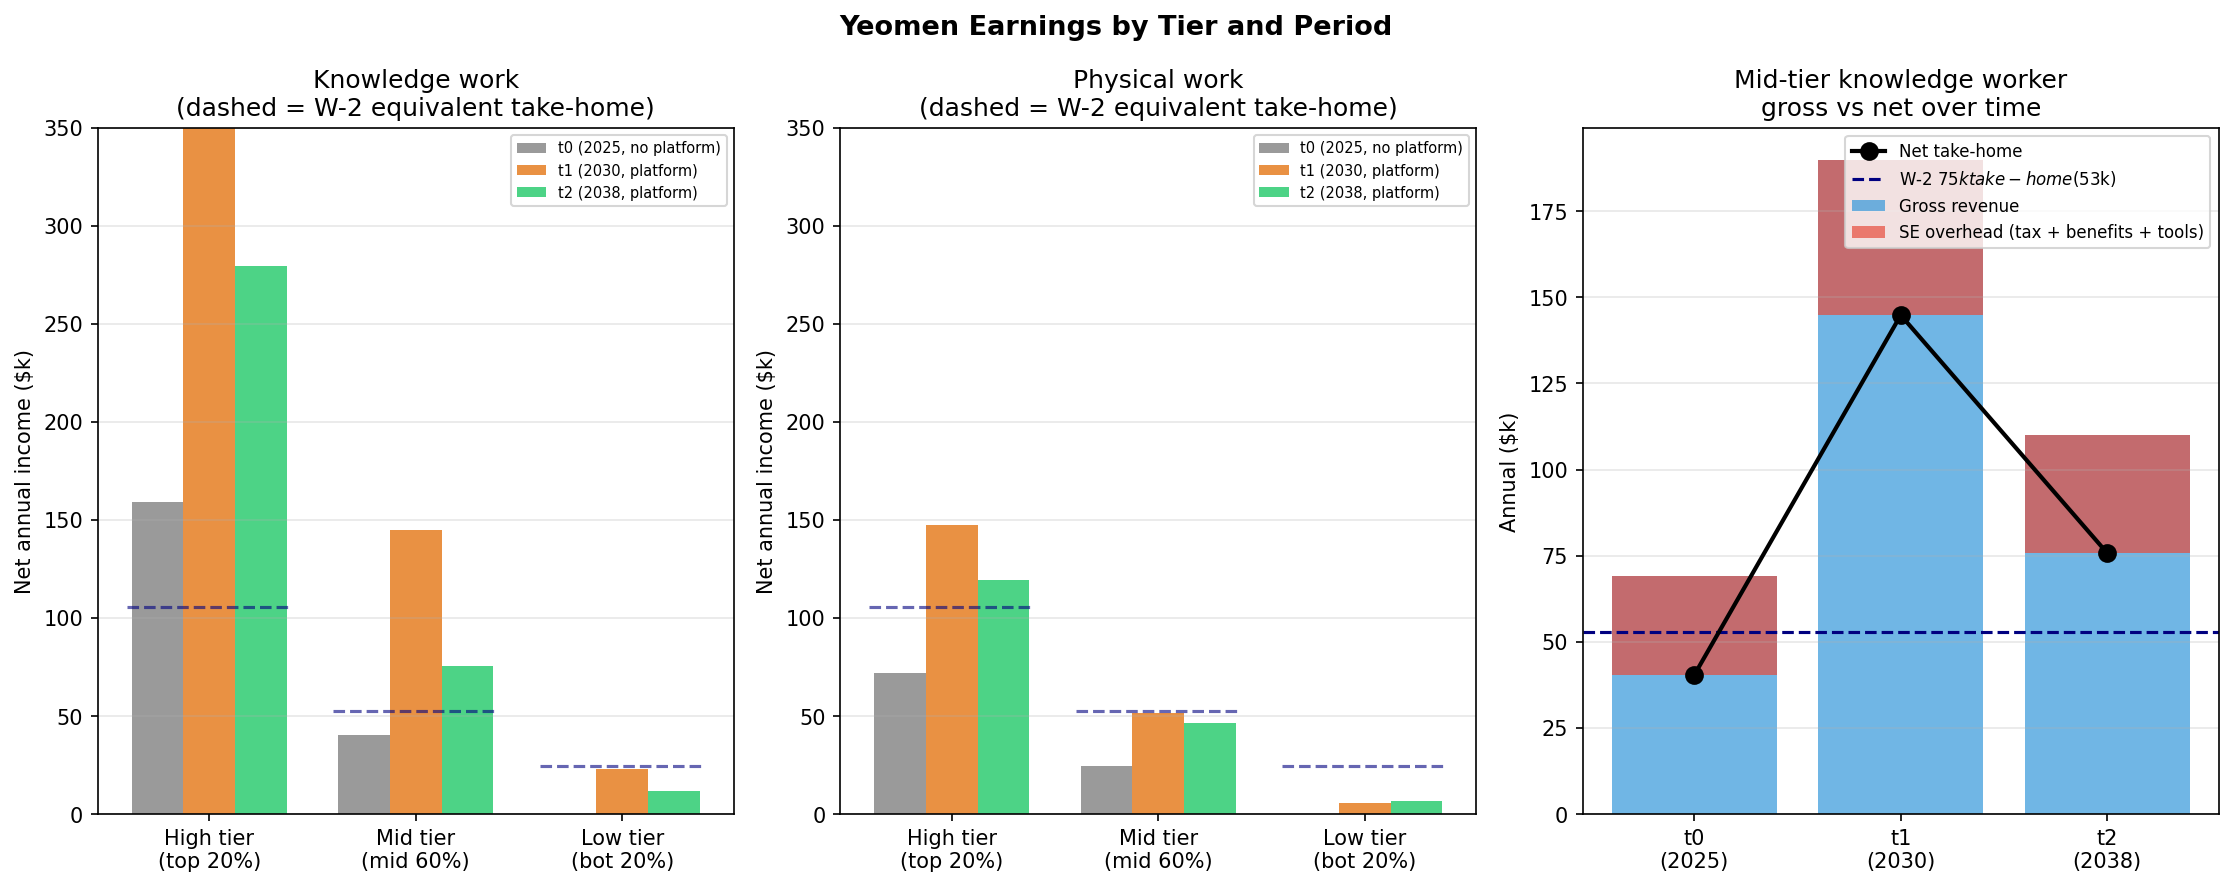

Write the Python code that produced this figure.
"""
Yeomen Earnings Estimator
==========================
What do independent operators actually take home under different conditions?

Three periods:
  t0  2025  — pre-AI yeoman (current freelance baseline)
  t1  2030  — early AI adoption, productivity gains not yet competed away
  t2  2038  — mature AI market, competitive equilibration mostly complete

Three skill tiers:
  High    top 20% — deep domain expertise, reputation, specialised judgment
  Mid     middle 60% — competent generalists, moderate differentiation
  Low     bottom 20% — commodity tasks, low differentiation

Physical and knowledge work treated separately.

Key output: net annual income after SE tax, benefits, tools, utilisation drag.
Compare to: W-2 equivalent (what the employer pays vs what worker takes home).
"""

import numpy as np
import pandas as pd
import matplotlib.pyplot as plt
import matplotlib.ticker as mtick

# ---------------------------------------------------------------------------
# Parameters
# ---------------------------------------------------------------------------

# Billable hours per week (of 40hr working week)
# Low = lots of BD, gaps, admin. High = established pipeline, platform helps.
UTILISATION = {
    "t0_no_platform":   {"low": 0.35, "mid": 0.48, "high": 0.58},
    "t1_with_platform": {"low": 0.50, "mid": 0.62, "high": 0.70},
    "t2_with_platform": {"low": 0.55, "mid": 0.65, "high": 0.72},
}
WORKING_WEEKS = 48   # 4 weeks off/sick/etc

# SE overhead (as fraction of gross, then fixed costs)
SE_TAX_RATE        = 0.153   # self-employment tax (both halves)
SE_TAX_DEDUCTIBLE  = 0.50    # SE tax is 50% deductible → effective ~11.5%
HEALTH_INS_ANNUAL  = 9_000   # individual market, mid-tier plan (2025 USD)
RETIREMENT_ANNUAL  = 4_000   # rough self-funded retirement saving
TOOLS_ANNUAL       = 4_500   # AI APIs + software + subscriptions
PROFESSIONAL_COSTS = 2_000   # accounting, legal, professional memberships

SE_FIXED_OVERHEAD = HEALTH_INS_ANNUAL + RETIREMENT_ANNUAL + TOOLS_ANNUAL + PROFESSIONAL_COSTS

# AI productivity multiplier on output per billable hour
# How much MORE output can an AI-augmented operator deliver vs pre-AI?
# High skill: AI handles 60-70% of execution, operator handles judgment/client → big leverage
# Mid: AI handles 40-50% → moderate leverage
# Low: tasks mostly automated away; remaining yeoman work is the judgment layer → complex
AI_OUTPUT_MULT = {
    "t0": {"high": 1.0, "mid": 1.0, "low": 1.0},   # baseline
    "t1": {"high": 3.5, "mid": 2.5, "low": 1.8},   # early AI: gains not competed away
    "t2": {"high": 2.0, "mid": 1.5, "low": 1.2},   # mature: competition compresses margins
                                                      # but operators still somewhat ahead of W-2
}

# Price competition factor: how much of the productivity gain is passed to buyers?
# 0 = operator keeps all gain (monopoly / early mover)
# 1 = all gain passed to buyers (perfect competition)
PRICE_COMPETITION = {
    "t0": 0.0,    # no AI to compete on
    "t1": 0.25,   # early adopters keep most of gain
    "t2": 0.65,   # mostly competed away, but differentiation still matters
}

# ---------------------------------------------------------------------------
# Hourly rates — knowledge work
# (Current market rates for independent consultants, pre-AI multiplier)
# ---------------------------------------------------------------------------
KNOW_RATES_T0 = {
    "high": 185,   # senior consultant / specialist: $150-220/hr
    "mid":   75,   # generalist analyst / developer: $55-95/hr
    "low":   32,   # commodity writing / basic tasks: $20-45/hr
}

# ---------------------------------------------------------------------------
# Hourly rates — physical work
# (Skilled trades, less AI-augmentable but still benefits from AI routing,
#  diagnostics, quoting, materials optimisation)
# ---------------------------------------------------------------------------
PHYS_RATES_T0 = {
    "high":  95,   # master electrician / HVAC specialist: $80-120/hr
    "mid":   55,   # general contractor / plumber: $45-70/hr
    "low":   28,   # unskilled physical: $22-35/hr
}
PHYS_AI_MULT = {
    "t0": {"high": 1.0, "mid": 1.0, "low": 1.0},
    "t1": {"high": 1.6, "mid": 1.3, "low": 1.1},   # diagnostic + quoting AI
    "t2": {"high": 1.4, "mid": 1.2, "low": 1.05},
}
PHYS_PRICE_COMPETITION = {"t0": 0.0, "t1": 0.15, "t2": 0.45}

# ---------------------------------------------------------------------------
# Core calculation
# ---------------------------------------------------------------------------

def compute_earnings(
    base_rate: float,
    ai_mult: float,
    price_competition: float,
    utilisation: float,
    working_weeks: int = WORKING_WEEKS,
) -> dict:
    """
    Compute gross and net annual earnings for one operator.

    The effective rate = base_rate × AI_mult × (1 - fraction_passed_to_buyers)
    But AI also allows MORE clients at the SAME rate → utilisation rises.
    We model this as: effective rate stays at base × partial_capture,
    but the utilisation rate itself already incorporates the throughput benefit.
    """
    hours_per_week = 40
    billable_hours  = hours_per_week * utilisation * working_weeks

    # Rate after AI productivity × competitive pass-through
    effective_rate = base_rate * (1 + (ai_mult - 1) * (1 - price_competition))

    gross = effective_rate * billable_hours

    # SE overhead
    se_tax  = gross * SE_TAX_RATE * (1 - SE_TAX_DEDUCTIBLE * 0.25)  # simplified tax benefit
    net     = gross - se_tax - SE_FIXED_OVERHEAD

    return {
        "effective_rate":   effective_rate,
        "billable_hours":   billable_hours,
        "gross_annual":     gross,
        "se_tax":           se_tax,
        "fixed_overhead":   SE_FIXED_OVERHEAD,
        "net_annual":       max(net, 0),
        "net_hourly":       max(net, 0) / billable_hours if billable_hours > 0 else 0,
    }


def w2_net(gross_salary: float) -> float:
    """Employee take-home after income tax + employee FICA (no employer costs)."""
    employee_fica = gross_salary * 0.0765
    income_tax    = gross_salary * 0.22   # rough effective rate at these income levels
    return gross_salary - employee_fica - income_tax


def w2_employer_cost(gross_salary: float, office: str = "hybrid") -> float:
    """Total employer cost for a W-2 hire — what the company actually pays."""
    sqft_cost = {"remote": 0, "hybrid": 75 * 45, "office": 150 * 45}[office]
    return (gross_salary
            * (1 + 0.0765 + 0.015 + 0.01 + 0.04 + 0.096 + 0.15)
            + 8_700 + 2_500 + 1_500 + 3_000 + sqft_cost)


# ---------------------------------------------------------------------------
# Build full earnings table
# ---------------------------------------------------------------------------

def build_table():
    periods = {
        "t0 (2025, no platform)": ("t0", "t0_no_platform"),
        "t1 (2030, with platform)": ("t1", "t1_with_platform"),
        "t2 (2038, with platform)": ("t2", "t2_with_platform"),
    }
    tiers = ["high", "mid", "low"]

    rows = []
    for period_label, (t, util_key) in periods.items():
        for tier in tiers:
            util = UTILISATION[util_key][tier]

            # Knowledge work
            k = compute_earnings(
                KNOW_RATES_T0[tier],
                AI_OUTPUT_MULT[t][tier],
                PRICE_COMPETITION[t],
                util,
            )

            # Physical work
            p = compute_earnings(
                PHYS_RATES_T0[tier],
                PHYS_AI_MULT[t][tier],
                PHYS_PRICE_COMPETITION[t],
                util,
            )

            rows.append({
                "Period":           period_label,
                "Tier":             tier,
                "Utilisation":      util,
                # Knowledge
                "K rate ($/hr)":    round(k["effective_rate"]),
                "K gross ($k)":     round(k["gross_annual"] / 1000, 1),
                "K net ($k)":       round(k["net_annual"] / 1000, 1),
                # Physical
                "P rate ($/hr)":    round(p["effective_rate"]),
                "P gross ($k)":     round(p["gross_annual"] / 1000, 1),
                "P net ($k)":       round(p["net_annual"] / 1000, 1),
            })

    return pd.DataFrame(rows)


# ---------------------------------------------------------------------------
# W-2 equivalent comparison
# ---------------------------------------------------------------------------

def w2_comparison():
    """
    For context: what does a W-2 employee gross/net vs. a yeoman gross/net?
    Three reference salary points.
    """
    rows = []
    for label, salary in [("Low ($45k)", 45_000), ("Mid ($80k)", 80_000), ("High ($150k)", 150_000)]:
        rows.append({
            "W-2 salary": label,
            "Employee net ($k)":    round(w2_net(salary) / 1000, 1),
            "Employer total cost ($k)": round(w2_employer_cost(salary, "hybrid") / 1000, 1),
            "Employer/employee ratio": round(w2_employer_cost(salary, "hybrid") / salary, 2),
        })
    return pd.DataFrame(rows)


# ---------------------------------------------------------------------------
# Income distribution: what does the yeomen economy look like in aggregate?
# ---------------------------------------------------------------------------

def income_distribution_t2():
    """
    At t2 (2038), if yeomen_frac = 0.50 of automatable work,
    what's the income distribution across ~60M operators?
    (Assuming 40% knowledge, 60% physical for illustrative split)
    """
    # Fraction of operators in each tier (roughly)
    tier_fracs = {"high": 0.20, "mid": 0.60, "low": 0.20}
    work_mix   = {"knowledge": 0.45, "physical": 0.55}

    t, util_key = "t2", "t2_with_platform"

    net_incomes = {}
    for tier, frac in tier_fracs.items():
        util = UTILISATION[util_key][tier]
        k = compute_earnings(KNOW_RATES_T0[tier], AI_OUTPUT_MULT[t][tier], PRICE_COMPETITION[t], util)
        p = compute_earnings(PHYS_RATES_T0[tier], PHYS_AI_MULT[t][tier], PHYS_PRICE_COMPETITION[t], util)
        blended_net = (k["net_annual"] * work_mix["knowledge"]
                       + p["net_annual"] * work_mix["physical"])
        net_incomes[tier] = blended_net

    total_operators = 60_000_000  # rough estimate of yeomen at 0.50 frac of 120M workforce

    print("\n  Income distribution at t2 (2038), 60M operators:")
    print(f"  {'Tier':<8} {'Frac':>6} {'Count':>10} {'Net income':>14} {'W-2 equiv salary':>18}")
    print("  " + "─"*60)
    total_income = 0
    for tier, frac in tier_fracs.items():
        n = int(total_operators * frac)
        net = net_incomes[tier]
        # W-2 equivalent: what salary would give the same take-home?
        w2_equiv = net / (1 - 0.0765 - 0.22)  # rough inverse
        total_income += net * n
        print(f"  {tier:<8} {frac:>6.0%} {n:>10,} {net/1000:>10.0f}k/yr  ~${w2_equiv/1000:.0f}k W-2 equiv")
    avg = total_income / total_operators
    print(f"  {'AVERAGE':<8} {'100%':>6} {total_operators:>10,} {avg/1000:>10.0f}k/yr")
    print(f"\n  Total yeomen income: ${total_income/1e12:.2f}T/yr")
    print(f"  (For context: US GDP ~$20T real in 2038 model)")


# ---------------------------------------------------------------------------
# Plots
# ---------------------------------------------------------------------------

def plot_earnings():
    fig, axes = plt.subplots(1, 3, figsize=(15, 6))
    fig.suptitle("Yeomen Earnings by Tier and Period", fontsize=13, fontweight="bold")

    periods_plot = [
        ("t0 (2025, no platform)", "t0", "t0_no_platform", "#888"),
        ("t1 (2030, platform)",    "t1", "t1_with_platform", "#e67e22"),
        ("t2 (2038, platform)",    "t2", "t2_with_platform", "#2ecc71"),
    ]
    tiers = ["high", "mid", "low"]
    work_types = [
        ("Knowledge work", KNOW_RATES_T0, AI_OUTPUT_MULT, PRICE_COMPETITION),
        ("Physical work",  PHYS_RATES_T0, PHYS_AI_MULT,   PHYS_PRICE_COMPETITION),
    ]

    # Panel 1 & 2: Net income by tier and period for each work type
    for ax_idx, (wt_label, rates, ai_mults, price_comp) in enumerate(work_types):
        ax = axes[ax_idx]
        x = np.arange(len(tiers))
        width = 0.25

        for p_idx, (p_label, t, util_key, color) in enumerate(periods_plot):
            nets = []
            for tier in tiers:
                util = UTILISATION[util_key][tier]
                result = compute_earnings(rates[tier], ai_mults[t][tier], price_comp[t], util)
                nets.append(result["net_annual"] / 1000)
            bars = ax.bar(x + (p_idx - 1) * width, nets, width,
                          label=p_label, color=color, alpha=0.85)

        # W-2 comparison lines (what equivalent W-2 takes home)
        w2_nets = [w2_net(150_000)/1000, w2_net(75_000)/1000, w2_net(35_000)/1000]
        for i, (wn, tier) in enumerate(zip(w2_nets, tiers)):
            ax.hlines(wn, i - 0.4, i + 0.4, colors="navy", linewidths=1.5,
                      linestyles="--", alpha=0.6)

        ax.set_xticks(x)
        ax.set_xticklabels(["High tier\n(top 20%)", "Mid tier\n(mid 60%)", "Low tier\n(bot 20%)"])
        ax.set_ylabel("Net annual income ($k)")
        ax.set_title(f"{wt_label}\n(dashed = W-2 equivalent take-home)")
        ax.legend(fontsize=7)
        ax.grid(True, alpha=0.3, axis="y")
        ax.set_ylim(0, 350)

    # Panel 3: The utilisation drag — gross vs net over time for mid-tier knowledge
    ax = axes[2]
    t_periods = ["t0\n(2025)", "t1\n(2030)", "t2\n(2038)"]
    keys = [("t0", "t0_no_platform"), ("t1", "t1_with_platform"), ("t2", "t2_with_platform")]
    tier = "mid"

    grosses, nets, overheads = [], [], []
    for t, util_key in keys:
        util = UTILISATION[util_key][tier]
        r = compute_earnings(KNOW_RATES_T0[tier], AI_OUTPUT_MULT[t][tier], PRICE_COMPETITION[t], util)
        grosses.append(r["gross_annual"] / 1000)
        nets.append(r["net_annual"] / 1000)
        overheads.append((r["gross_annual"] - r["net_annual"]) / 1000)

    x = np.arange(len(t_periods))
    ax.bar(x, grosses, label="Gross revenue", color="#3498db", alpha=0.7)
    ax.bar(x, overheads, bottom=nets, label="SE overhead (tax + benefits + tools)", color="#e74c3c", alpha=0.7)
    ax.plot(x, nets, "ko-", linewidth=2, markersize=8, label="Net take-home", zorder=5)

    w2_equiv_net = w2_net(75_000) / 1000
    ax.axhline(w2_equiv_net, color="navy", linestyle="--", linewidth=1.5,
               label=f"W-2 $75k take-home (${w2_equiv_net:.0f}k)")

    ax.set_xticks(x)
    ax.set_xticklabels(t_periods)
    ax.set_ylabel("Annual ($k)")
    ax.set_title("Mid-tier knowledge worker\ngross vs net over time")
    ax.legend(fontsize=8)
    ax.grid(True, alpha=0.3, axis="y")

    plt.tight_layout()
    plt.savefig("yeomen_earnings.png", dpi=150, bbox_inches="tight")
    print("  Saved: yeomen_earnings.png")


# ---------------------------------------------------------------------------
# Main
# ---------------------------------------------------------------------------

def main():
    print("\n" + "="*72)
    print("YEOMEN EARNINGS ANALYSIS")
    print("="*72)

    df = build_table()

    print("\n--- KNOWLEDGE WORK: Net annual income ($k) ---")
    print(f"  {'Period':<30} {'Tier':<6} {'Rate':>8} {'Gross':>8} {'Net':>8}")
    print("  " + "─"*65)
    for _, row in df.iterrows():
        print(f"  {row['Period']:<30} {row['Tier']:<6} ${row['K rate ($/hr)']:>5}/hr  ${row['K gross ($k)']:>5}k  ${row['K net ($k)']:>5}k")

    print("\n--- PHYSICAL WORK: Net annual income ($k) ---")
    print(f"  {'Period':<30} {'Tier':<6} {'Rate':>8} {'Gross':>8} {'Net':>8}")
    print("  " + "─"*65)
    for _, row in df.iterrows():
        print(f"  {row['Period']:<30} {row['Tier']:<6} ${row['P rate ($/hr)']:>5}/hr  ${row['P gross ($k)']:>5}k  ${row['P net ($k)']:>5}k")

    print("\n--- W-2 REFERENCE: What employees take home vs what employers pay ---")
    w2 = w2_comparison()
    print(w2.to_string(index=False))

    print("\n--- SE OVERHEAD DRAG: Where gross income goes ---")
    print(f"  Fixed annual overhead per operator:")
    print(f"    Health insurance:   ${HEALTH_INS_ANNUAL:>7,}")
    print(f"    Retirement saving:  ${RETIREMENT_ANNUAL:>7,}")
    print(f"    AI tools + software:${TOOLS_ANNUAL:>7,}")
    print(f"    Professional costs: ${PROFESSIONAL_COSTS:>7,}")
    print(f"    Total fixed:        ${SE_FIXED_OVERHEAD:>7,}")
    print(f"  Plus SE tax ~{SE_TAX_RATE:.1%} of gross (partially deductible)")
    print(f"  Break-even gross (just to cover overhead): ~${SE_FIXED_OVERHEAD / (1 - SE_TAX_RATE):.0f}")
    print(f"  → Operators earning <~${SE_FIXED_OVERHEAD / (1 - SE_TAX_RATE)/1000:.0f}k gross are worse off than W-2")

    income_distribution_t2()

    print("\n--- KEY OBSERVATIONS ---")
    print("""
  1. THE UTILISATION PROBLEM IS THE BIGGEST DRAG
     A $75/hr mid-tier knowledge worker billing 48% of hours (t0)
     earns ~$55k gross → $30k net. Same rate at 65% utilisation (t1)
     earns ~$75k gross → $50k net. Platform matters more through
     utilisation than through fee elimination.

  2. EARLY AI IS VERY GOOD FOR YEOMEN; LATE AI IS STILL OK
     t1 (2030): AI productivity gain not yet fully competed away →
     high-tier operators can make $200k+ net. Mid-tier: $80-100k net.
     t2 (2038): Margins compress but utilisation stays high → mid-tier
     settles at $60-80k net, which beats equivalent W-2 take-home.

  3. LOW-TIER IS THE PROBLEM
     Bottom 20% of operators — low differentiation, commodity tasks —
     are squeezed: AI competes their prices down faster than it boosts
     their productivity. Net income at t2 is worse than W-2 equivalent.
     This is the welfare case: these workers likely need human-economy
     jobs or public support, not a yeomen platform.

  4. PHYSICAL WORK BECOMES STRUCTURALLY ATTRACTIVE WITH PLATFORM
     The employer's W-2 cost for physical workers (office, workers comp,
     benefits) is very high relative to salary. Eliminating those via
     yeoman outsourcing + zero-fee platform creates real wage-equivalent
     gains even with modest AI augmentation.

  5. THE OVERHEAD FLOOR MATTERS
     ~$20k/yr in fixed SE overhead (health, retirement, tools) means
     any operator grossing <$30k is materially worse off than W-2.
     This argues for: (a) group health plans through the platform,
     (b) portable retirement via platform-administered accounts,
     (c) subsidised AI tool access for low-income operators.
     The platform needs to be more than just matching infrastructure —
     it needs to deliver the benefits layer that employment currently provides.
  """)

    print("Generating chart...")
    plot_earnings()
    print("="*72 + "\n")


if __name__ == "__main__":
    main()
